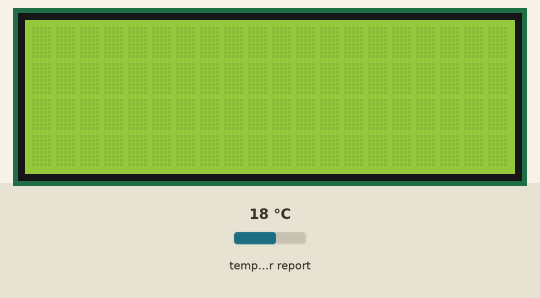
Recording of a program running on a simulated Raspberry Pi Pico running MicroPython. Parts: 20×4 character LCD. The inputs (shaded band) are chosen by the test bench; at power-on: temperature in the web weather report 18 °C. WiFi joins after 1.5 s; requests to the public web service named in the program get a made-up reply in its usual format after 0.4 s (London, UTC, broken clouds, 64 % humidity, 1013 hPa unless stated); what the program prints to the serial console is not drawn.

Above: at 1.2 s.
1.3 s: temperature in the web weather report set to -14 °C
At 2.9 s:
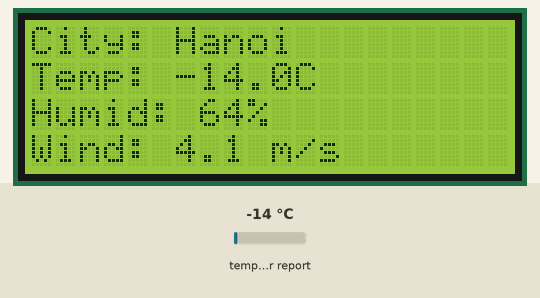
Timing chart, 0 to 4.4 s (numbered marks = the images above; inputs shaded):
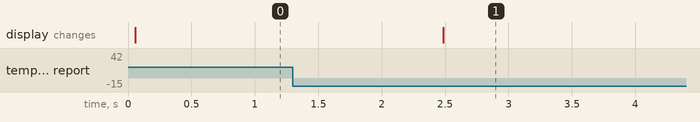

The program:

th_i_ti_t__LCD_.py
```python
# Khai Baó thư viện
import network
import time
import urequests
import json
from machine import I2C, Pin
from DIYables_MicroPython_LCD_I2C import LCD_I2C
# Địa chỉ và mật khẩu wifi
WIFI_CREDENTIALS = [
    ("TP-Link_8A5C", "84493378"),
    ("Phuc Dat", "anhtuan00"),
    ("Trang Tuan", "12345678"),
    ("Mywifi", "codefunny"),]
# API thời tiết
API_KEYS = [
    "383c5c635c88590b37c698bc100f6377",
    "fe8d8c65cf345889139d8e545f57819a",
    "68c51539817878022c5315a3b403165c",]
current_key_index = 0
MAX_KEY_INDEX = len(API_KEYS) - 1
CITY_NAME = "Hanoi"
UNITS = "metric"
BASE_URL = "http://api.openweathermap.org/data/2.5/weather"
# Thiết lập màn hình LCD 20x4
I2C_ADDR = 0x27
LCD_COLS = 20
LCD_ROWS = 4
i2c = I2C(0, sda=Pin(0), scl=Pin(1), freq=400000)
lcd = LCD_I2C(i2c, I2C_ADDR, LCD_ROWS, LCD_COLS)
lcd.backlight_on()
lcd.clear()

def connect_to_wifi(): # Hàm kết nối wifi
    wlan = network.WLAN(network.STA_IF)	# Khởi tạo đối tượng WLAN ở chế độ Station (STA_IF)
    wlan.active(True)	# Kích hoạt giao diện Wi-Fi
    for ssid, password in WIFI_CREDENTIALS:	 # Vòng lặp này sẽ duyệt qua từng cặp SSID và Password trong danh sách WIFI_CREDENTIALS
        wlan.connect(ssid, password)	# Gửi lệnh kết nối Wi-Fi tới SSID và Password hiện tại
        wait = 15	# Đặt thời gian chờ tối đa là 15 giây cho mỗi lần thử kết nối
        while wait > 0 and wlan.status() != network.STAT_GOT_IP:
            time.sleep(1)	 # Tạm dừng 1 giây để chờ kết nối
            wait -= 1	# Giảm bộ đếm thời gian chờ
        if wlan.status() == network.STAT_GOT_IP:
            print("Kết nối thành công")
            return	# Thoát khỏi hàm ngay lập tức
    print("Kết nối thất bại")

def get_weather_data():	# Hàm thời tiết
    global current_key_index
    # Lấy API Key hiện tại
    api_key_to_use = API_KEYS[current_key_index]
    request_url = f"{BASE_URL}?q={CITY_NAME}&appid={api_key_to_use}&units={UNITS}"
    # Số lần thử lại với các API Key khác nhau
    retries = len(API_KEYS) # Thử mỗi key một lần

    for _ in range(retries):
        try:
            response = urequests.get(request_url)
            if response.status_code == 200:
                weather_data = json.loads(response.text)

                # Trích xuất và in dữ liệu
                temperature = weather_data['main']['temp']
                humidity = weather_data['main']['humidity']
                wind_speed = weather_data['wind']['speed']

                if lcd:
                    lcd.clear()
                    lcd.set_cursor(0, 0)
                    lcd.print(f"City: {weather_data['name']}")
                    lcd.set_cursor(0, 1)
                    lcd.print(f"Temp: {temperature:.1f}C")
                    lcd.set_cursor(0, 2)
                    lcd.print(f"Humid: {humidity}%")
                    lcd.set_cursor(0, 3)
                    lcd.print(f"Wind: {wind_speed:.1f} m/s")
                time.sleep(1)
                return True # Lấy thành công

            elif response.status_code == 429: # Too Many Requests
                response.close()
                # Chuyển sang key tiếp theo ngay trong hàm này
                current_key_index = (current_key_index + 1) % len(API_KEYS)
                time.sleep(5) # Chờ một chút trước khi thử lại với key mới
            else:
                response.close()
                current_key_index = (current_key_index + 1) % len(API_KEYS)
                time.sleep(2) # Chờ một chút trước khi thử key tiếp theo
        except Exception as e:
            current_key_index = (current_key_index + 1) % len(API_KEYS)
            time.sleep(2) # Chờ một chút trước khi thử key tiếp theo
    return False # Không lấy được dữ liệu sau khi thử hết các key

if __name__ == '__main__':
    connect_to_wifi()
    get_weather_data()
```

Measured:
- after the input at 1.3 s, the display: changes after 1.2 s (image 1)
